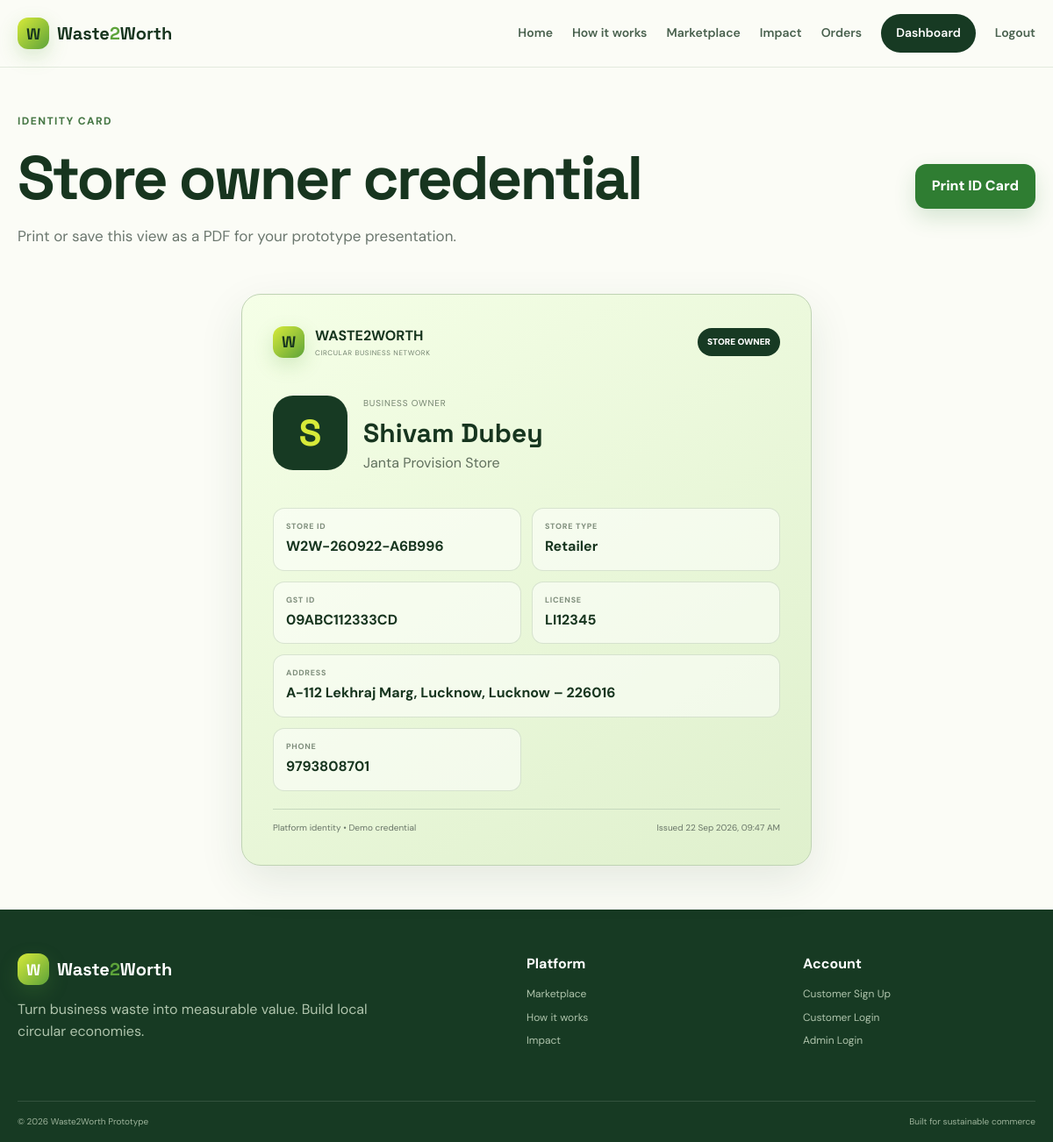
Page /store/id-card (signed in) on the committed database.
### tables this page shows
CREATE TABLE stores (
            id INTEGER PRIMARY KEY AUTOINCREMENT,
            user_id INTEGER UNIQUE NOT NULL,
            store_id TEXT UNIQUE NOT NULL,
            store_name TEXT NOT NULL,
            store_type TEXT NOT NULL,
            gst_id TEXT NOT NULL,
            license_no TEXT NOT NULL,
            address TEXT NOT NULL,
            city TEXT NOT NULL,
            pincode TEXT NOT NULL,
            owner_name TEXT NOT NULL,
            phone TEXT NOT NULL,
            created_at TEXT NOT NULL,
            FOREIGN KEY(user_id) REFERENCES users(id) ON DELETE CASCADE
        );

### app.py (the view)
@app.route("/store/id-card")
@customer_required
def store_id_card():
    user = current_user()
    store = query_db("SELECT * FROM stores WHERE user_id=?", (user["id"],), one=True)
    if not store:
        return redirect(url_for("create_store"))
    return render_template("store_id_card.html", store=store, user=user)

### app.py (called while the page is built)
def get_db() -> sqlite3.Connection:
    if "db" not in g:
        db = sqlite3.connect(app.config["DATABASE"])
        db.row_factory = sqlite3.Row
        db.execute("PRAGMA foreign_keys = ON")
        g.db = db
    return g.db

def query_db(query: str, args=(), one: bool = False):
    cur = get_db().execute(query, args)
    rows = cur.fetchall()
    cur.close()
    if one:
        return rows[0] if rows else None
    return rows

def current_user():
    if "user_id" not in session:
        return None
    user = query_db("SELECT * FROM users WHERE id = ?", (session["user_id"],), one=True)
    return user

def customer_required(fn):
    @wraps(fn)
    def wrapper(*args, **kwargs):
        user = current_user()
        if not user or user["role"] != "customer":
            flash("Please log in as a customer to continue.", "warning")
            return redirect(url_for("customer_login", next=request.path))
        if user["is_blacklisted"]:
            session.clear()
            flash("This account has been blacklisted. Contact the administrator for review.", "danger")
            return redirect(url_for("customer_login"))
        return fn(*args, **kwargs)
    return wrapper

@app.template_filter("datetime_short")
def datetime_short(value: str) -> str:
    try:
        return datetime.fromisoformat(value.replace("Z", "")).strftime("%d %b %Y, %I:%M %p")
    except Exception:
        return value

@app.context_processor
def inject_globals():
    user = current_user()
    store = None
    if user and user["role"] == "customer":
        store = query_db("SELECT * FROM stores WHERE user_id = ?", (user["id"],), one=True)
    return {
        "current_user": user,
        "current_store": store,
        "categories": ["cardboard", "paper", "plastic", "glass", "metal", "textile", "organic", "e-waste", "other"],
        "material_factors": MATERIAL_FACTORS,
    }

### templates/store_id_card.html (shortened to what this page needs)
{% extends 'base.html' %}
{% block content %}
<section class="page-head print-hide"><div class="container page-head-row"><div><span class="eyebrow">Identity card</span><h1>Store owner credential</h1><p>Print or save this view as a PDF for your prototype presentation.</p></div><button class="btn btn-primary" onclick="window.print()">Print ID Card</button></div></section>
<section class="id-card-page"><div class="id-card"><div class="id-card-brand"><span class="mini-mark">W</span><div><strong>WASTE2WORTH</strong><small>CIRCULAR BUSINESS NETWORK</small></div><span class="id-label">STORE OWNER</span></div><div class="id-main"><div class="avatar-placeholder">{{ store.owner_name[:1]|upper }}</div><div><span class="id-kicker">Business owner</span><h2>{{ store.owner_name }}</h2><p>{{ store.store_name }}</p></div></div><div class="id-details"><div><span>Store ID</span><strong>{{ store.store_id }}</strong></div><div><span>Store type</span><strong>{{ store.store_type }}</strong></div><div><span>GST ID</span><strong>{{ store.gst_id }}</strong></div><div><span>License</span><strong>{{ store.license_no }}</strong></div><div class="wide"><span>Address</span><strong>{{ store.address }}, {{ store.city }} – {{ store.pincode }}</strong></div><div><span>Phone</span><strong>{{ store.phone }}</strong></div></div><div class="id-footer"><span>Platform identity • Demo credential</span><span>Issued {{ store.created_at|datetime_short }}</span></div></div></section>
{% endblock %}

### static/css/style.css (style rules this page uses)
:root { --ink:#17351f;--muted:#6b776e;--paper:#fbfcf6;--card:#fff;--line:#dfe8d9;--leaf:#2f7d32;--leaf2:#5da33a;--lime:#d7ea39;--yellow:#f2df55;--deep:#173a23;--danger:#bd3b2f;--shadow:0 18px 50px rgba(27,64,35,.10);--radius:22px }
* { box-sizing:border-box }
html { scroll-behavior:smooth }
body { margin:0;background:var(--paper);color:var(--ink);font-family:"DM Sans",sans-serif;line-height:1.55 }
button,input,select,textarea { font:inherit }
button { cursor:pointer }
.container { width:min(1160px,calc(100% - 36px));margin:0 auto }
.brand-mark,.mini-mark { width:36px;height:36px;border-radius:12px;background:linear-gradient(135deg,var(--lime),var(--leaf2));display:grid;place-items:center;font:800 18px "Space Grotesk";box-shadow:0 8px 22px rgba(93,163,58,.22) }
.eyebrow { display:inline-flex;align-items:center;gap:8px;color:#477846;font-size:12px;font-weight:800;letter-spacing:.12em;text-transform:uppercase }
.hero h1,.page-hero h1,.page-head h1,.auth-side h1,.detail-content h1,.admin-head h1 { font:700 clamp(40px,6vw,70px)/1.03 "Space Grotesk",sans-serif;letter-spacing:-.04em;margin:17px 0 }
.btn { display:inline-flex;align-items:center;justify-content:center;border:1px solid transparent;border-radius:13px;padding:12px 18px;font-weight:800;transition:.2s transform,.2s box-shadow,.2s background }
.btn-primary { background:var(--leaf);color:#fff;box-shadow:0 10px 25px rgba(47,125,50,.18) }
.section-head,.page-head-row,.panel-head { display:flex;align-items:center;justify-content:space-between;gap:20px }
.page-hero p,.page-head p,.admin-head p { max-width:720px;color:var(--muted);font-size:17px }
.page-head,.admin-head { padding:48px 0 16px }
.detail-grid span,.id-details span,.id-row span { display:block;color:#81907e;text-transform:uppercase;font-size:9px;letter-spacing:.08em;font-weight:800 }
.detail-grid strong,.id-details strong,.id-row strong { display:block;margin-top:3px }
.id-preview,.id-card { background:linear-gradient(135deg,#f8ffe8,#e8f4dc);border:1px solid #bfd3b3;border-radius:22px;padding:22px }
.id-card-page { min-height:70vh;display:grid;place-items:center;padding:20px }
.id-card { width:min(650px,100%);padding:35px;box-shadow:var(--shadow);background:linear-gradient(145deg,#f5ffe7,#dff0cd) }
.id-card-brand { display:flex;align-items:center;gap:12px }
.id-card-brand strong,.id-card-brand small { display:block }
.id-card-brand small { font-size:8px;letter-spacing:.08em;color:#72816f }
.id-label { margin-left:auto;background:var(--deep);color:#fff;border-radius:999px;padding:8px 11px;font-size:10px;font-weight:900 }
.id-main { display:flex;gap:18px;align-items:center;margin:38px 0 }
.avatar-placeholder { width:85px;height:85px;border-radius:23px;background:var(--deep);color:var(--lime);display:grid;place-items:center;font:700 42px "Space Grotesk" }
.id-kicker { font-size:10px;text-transform:uppercase;letter-spacing:.08em;color:#758470 }
.id-main h2 { font:700 30px "Space Grotesk";margin:3px 0 }
.id-main p { margin:0;color:#61705e }
.id-details { display:grid;grid-template-columns:1fr 1fr;gap:12px }
.id-details>div { padding:14px;border-radius:13px;background:rgba(255,255,255,.53);border:1px solid rgba(157,180,149,.35) }
.id-details .wide { grid-column:span 2 }
.id-footer { margin-top:20px;padding-top:13px;border-top:1px solid #c5d8bd;display:flex;justify-content:space-between;font-size:10px;color:#697668 }

### rows in the picture
stores: owner_name "S", owner_name "Shivam Dubey", store_name "Janta Provision Store", store_id "W2W-260922-A6B996", store_type "Retailer", gst_id "09ABC112333CD", license_no "LI12345", address "A-112 Lekhraj Marg, Lucknow", city "Lucknow", pincode "226016", phone "9793808701", created_at "22 Sep 2026, 09:47 AM"
